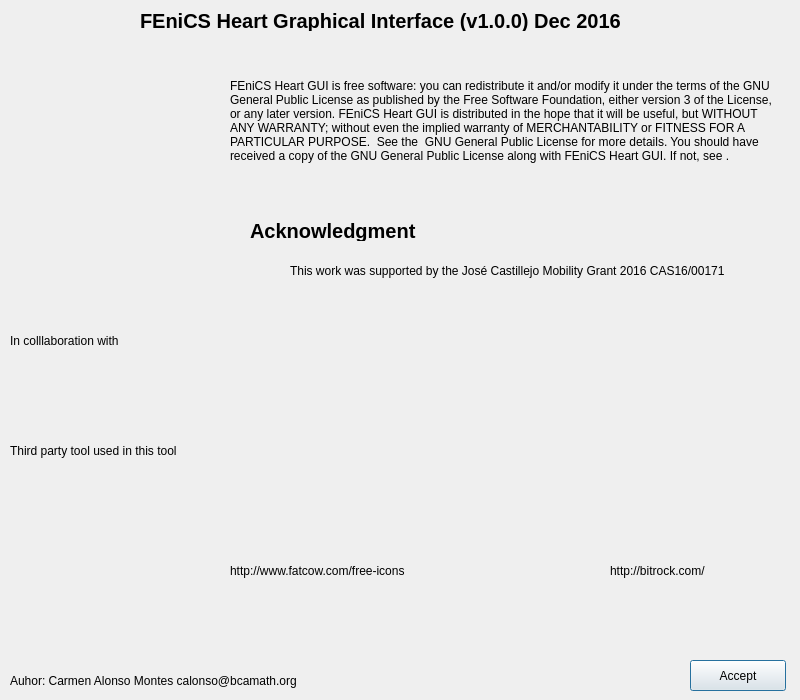
<?xml version="1.0" encoding="UTF-8"?>
<ui version="4.0">
 <class>AboutDialog</class>
 <widget class="QDialog" name="AboutDialog">
  <property name="geometry">
   <rect>
    <x>0</x>
    <y>0</y>
    <width>800</width>
    <height>700</height>
   </rect>
  </property>
  <property name="sizePolicy">
   <sizepolicy hsizetype="Fixed" vsizetype="Fixed">
    <horstretch>0</horstretch>
    <verstretch>0</verstretch>
   </sizepolicy>
  </property>
  <property name="maximumSize">
   <size>
    <width>800</width>
    <height>700</height>
   </size>
  </property>
  <property name="windowTitle">
   <string>Dialog</string>
  </property>
  <widget class="QLabel" name="label">
   <property name="geometry">
    <rect>
     <x>140</x>
     <y>10</y>
     <width>571</width>
     <height>21</height>
    </rect>
   </property>
   <property name="font">
    <font>
     <family>Arial</family>
     <pointsize>15</pointsize>
     <weight>75</weight>
     <bold>true</bold>
    </font>
   </property>
   <property name="text">
    <string>FEniCS Heart Graphical Interface (v1.0.0) Dec 2016</string>
   </property>
  </widget>
  <widget class="QPushButton" name="pushButton">
   <property name="geometry">
    <rect>
     <x>690</x>
     <y>660</y>
     <width>96</width>
     <height>31</height>
    </rect>
   </property>
   <property name="text">
    <string>Accept</string>
   </property>
  </widget>
  <widget class="QLabel" name="label_2">
   <property name="geometry">
    <rect>
     <x>230</x>
     <y>40</y>
     <width>551</width>
     <height>161</height>
    </rect>
   </property>
   <property name="text">
    <string>FEniCS Heart GUI is free software: you can redistribute it and/or modify it under the terms of the GNU General Public License as published by the Free Software Foundation, either version 3 of the License, or any later version. FEniCS Heart GUI is distributed in the hope that it will be useful, but WITHOUT ANY WARRANTY; without even the implied warranty of MERCHANTABILITY or FITNESS FOR A PARTICULAR PURPOSE.  See the  GNU General Public License for more details. You should have received a copy of the GNU General Public License along with FEniCS Heart GUI. If not, see &lt;http://www.gnu.org/licenses/&gt;.</string>
   </property>
   <property name="wordWrap">
    <bool>true</bool>
   </property>
  </widget>
  <widget class="QLabel" name="label_3">
   <property name="geometry">
    <rect>
     <x>250</x>
     <y>220</y>
     <width>261</width>
     <height>21</height>
    </rect>
   </property>
   <property name="font">
    <font>
     <family>Arial</family>
     <pointsize>15</pointsize>
     <weight>75</weight>
     <bold>true</bold>
    </font>
   </property>
   <property name="text">
    <string>Acknowledgment</string>
   </property>
  </widget>
  <widget class="QLabel" name="label_4">
   <property name="geometry">
    <rect>
     <x>290</x>
     <y>250</y>
     <width>491</width>
     <height>41</height>
    </rect>
   </property>
   <property name="text">
    <string>This work was supported by the José Castillejo Mobility Grant 2016 CAS16/00171</string>
   </property>
   <property name="wordWrap">
    <bool>true</bool>
   </property>
  </widget>
  <widget class="QLabel" name="label_5">
   <property name="geometry">
    <rect>
     <x>10</x>
     <y>250</y>
     <width>261</width>
     <height>51</height>
    </rect>
   </property>
   <property name="text">
    <string/>
   </property>
   <property name="pixmap">
    <pixmap resource="resourcesUI.qrc">:/about/logos/images/about_images/4096px-Logotipo_del_Ministerio_de_Educación,_Cultura_y_Deporte_2.png</pixmap>
   </property>
   <property name="scaledContents">
    <bool>true</bool>
   </property>
  </widget>
  <widget class="QLabel" name="label_6">
   <property name="geometry">
    <rect>
     <x>10</x>
     <y>330</y>
     <width>151</width>
     <height>21</height>
    </rect>
   </property>
   <property name="text">
    <string>In colllaboration with </string>
   </property>
  </widget>
  <widget class="QLabel" name="label_7">
   <property name="geometry">
    <rect>
     <x>310</x>
     <y>320</y>
     <width>111</width>
     <height>101</height>
    </rect>
   </property>
   <property name="text">
    <string/>
   </property>
   <property name="pixmap">
    <pixmap resource="resourcesUI.qrc">:/about/logos/images/about_images/kth-logo.png</pixmap>
   </property>
   <property name="scaledContents">
    <bool>true</bool>
   </property>
  </widget>
  <widget class="QLabel" name="label_8">
   <property name="geometry">
    <rect>
     <x>550</x>
     <y>320</y>
     <width>231</width>
     <height>101</height>
    </rect>
   </property>
   <property name="text">
    <string/>
   </property>
   <property name="pixmap">
    <pixmap resource="resourcesUI.qrc">:/about/logos/images/about_images/logo bcam color.jpg</pixmap>
   </property>
   <property name="scaledContents">
    <bool>true</bool>
   </property>
  </widget>
  <widget class="QLabel" name="label_9">
   <property name="geometry">
    <rect>
     <x>20</x>
     <y>50</y>
     <width>181</width>
     <height>91</height>
    </rect>
   </property>
   <property name="text">
    <string/>
   </property>
   <property name="pixmap">
    <pixmap resource="resourcesUI.qrc">:/about/logos/images/about_images/lgplv3-147x51.png</pixmap>
   </property>
   <property name="scaledContents">
    <bool>true</bool>
   </property>
  </widget>
  <widget class="QLabel" name="label_10">
   <property name="geometry">
    <rect>
     <x>10</x>
     <y>440</y>
     <width>381</width>
     <height>21</height>
    </rect>
   </property>
   <property name="text">
    <string>Third party tool used in this tool </string>
   </property>
  </widget>
  <widget class="QLabel" name="label_11">
   <property name="geometry">
    <rect>
     <x>230</x>
     <y>560</y>
     <width>281</width>
     <height>21</height>
    </rect>
   </property>
   <property name="text">
    <string>http://www.fatcow.com/free-icons</string>
   </property>
   <property name="openExternalLinks">
    <bool>true</bool>
   </property>
  </widget>
  <widget class="QLabel" name="label_12">
   <property name="geometry">
    <rect>
     <x>610</x>
     <y>560</y>
     <width>161</width>
     <height>21</height>
    </rect>
   </property>
   <property name="text">
    <string>http://bitrock.com/</string>
   </property>
   <property name="openExternalLinks">
    <bool>true</bool>
   </property>
  </widget>
  <widget class="QLabel" name="label_13">
   <property name="geometry">
    <rect>
     <x>300</x>
     <y>440</y>
     <width>111</width>
     <height>101</height>
    </rect>
   </property>
   <property name="text">
    <string/>
   </property>
   <property name="pixmap">
    <pixmap resource="resourcesUI.qrc">:/about/logos/images/about_images/fatcow_32x32.png</pixmap>
   </property>
   <property name="scaledContents">
    <bool>true</bool>
   </property>
   <property name="openExternalLinks">
    <bool>false</bool>
   </property>
  </widget>
  <widget class="QLabel" name="label_14">
   <property name="geometry">
    <rect>
     <x>550</x>
     <y>450</y>
     <width>231</width>
     <height>101</height>
    </rect>
   </property>
   <property name="text">
    <string/>
   </property>
   <property name="pixmap">
    <pixmap resource="resourcesUI.qrc">:/about/logos/images/about_images/xbitrock-logo.gif.pagespeed.ic.skaj3s0wTK.png</pixmap>
   </property>
   <property name="scaledContents">
    <bool>true</bool>
   </property>
  </widget>
  <widget class="QLabel" name="label_15">
   <property name="geometry">
    <rect>
     <x>10</x>
     <y>670</y>
     <width>841</width>
     <height>21</height>
    </rect>
   </property>
   <property name="text">
    <string>Auhor: Carmen Alonso Montes calonso@bcamath.org</string>
   </property>
  </widget>
 </widget>
 <resources>
  <include location="resourcesUI.qrc"/>
 </resources>
 <connections/>
</ui>
